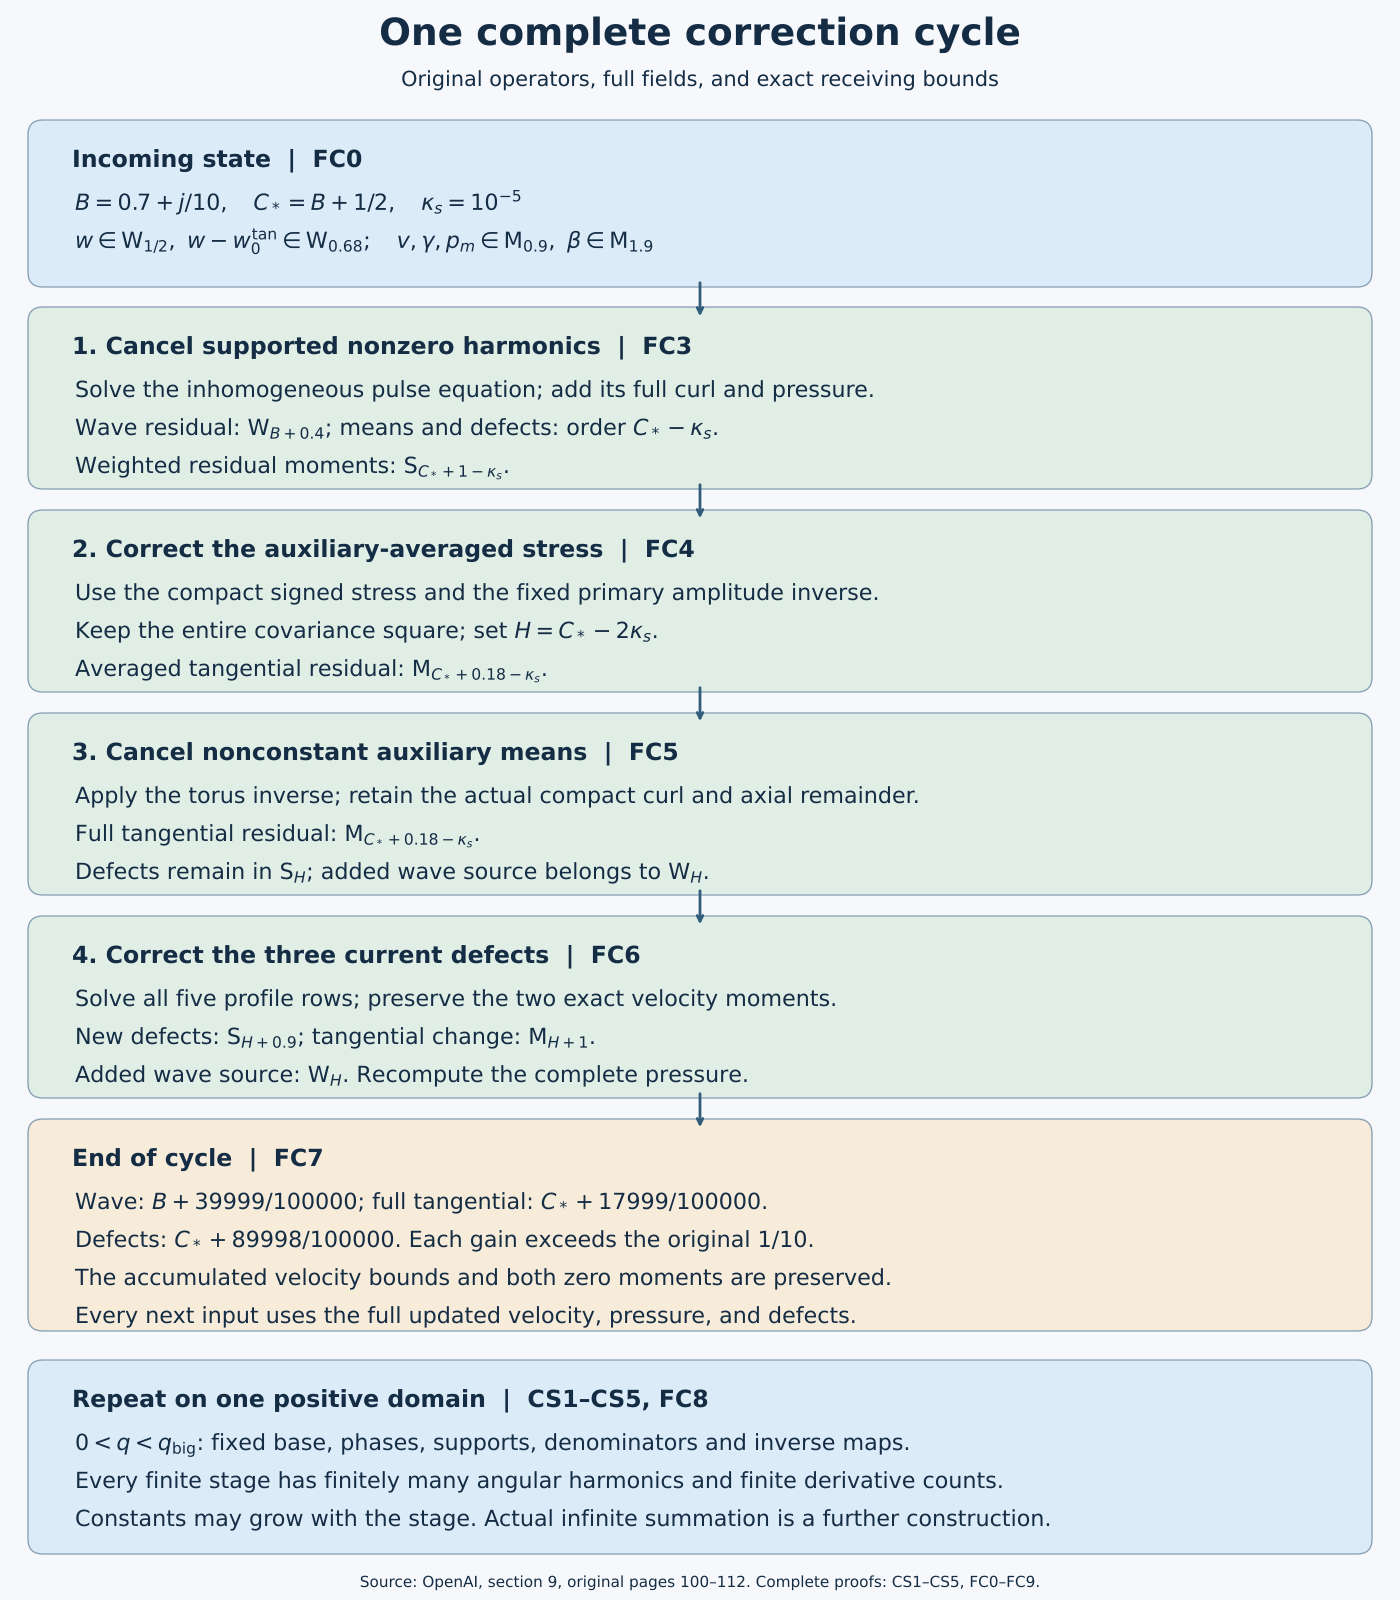

Write Python code to recreate this figure.
"""Exact finite-cycle construction, from CS1–CS5 and FC0–FC9. CC0."""
from pathlib import Path
import re
import matplotlib
matplotlib.use('Agg')
import matplotlib.pyplot as plt
from matplotlib.patches import FancyBboxPatch
P=Path(__file__).resolve().parent
plt.rcParams.update({'font.family':'DejaVu Sans','svg.fonttype':'path','mathtext.fontset':'dejavusans'})
fig,ax=plt.subplots(figsize=(14,16),dpi=100)
fig.patch.set_facecolor('#f6f8fb');ax.set_facecolor('#f6f8fb')
ax.set_xlim(0,14);ax.set_ylim(0,16);ax.axis('off')
ink='#142c44';blue='#dcebf8';green='#e0eee6';orange='#f7ebd9'
ax.text(7,15.55,'One complete correction cycle',ha='center',fontsize=27,color=ink,weight='bold')
ax.text(7,15.14,'Original operators, full fields, and exact receiving bounds',ha='center',fontsize=15,color=ink)
def box(y,h,title,lines,color):
    ax.add_patch(FancyBboxPatch((.4,y),13.2,h,boxstyle='round,pad=0.12,rounding_size=0.15',facecolor=color,edgecolor='#8aa2b5'))
    ax.text(.72,y+h-.35,title,fontsize=17,color=ink,weight='bold')
    for k,line in enumerate(lines):ax.text(.75,y+h-.78-k*.38,line,fontsize=16,color=ink)
def arrow(y):ax.annotate('',xy=(7,y-.31),xytext=(7,y+.08),arrowprops=dict(arrowstyle='->',color='#335c7b',lw=2))
box(13.25,1.43,'Incoming state  |  FC0',[
    r'$B=0.7+j/10,\quad C_*=B+1/2,\quad \kappa_s=10^{-5}$',
    r'$w\in\mathsf{W}_{1/2},\ w-w_0^{\rm tan}\in\mathsf{W}_{0.68};\quad v,\gamma,p_m\in\mathsf{M}_{0.9},\ \beta\in\mathsf{M}_{1.9}$'],blue)
arrow(13.12)
box(11.23,1.58,'1. Cancel supported nonzero harmonics  |  FC3',[
    'Solve the inhomogeneous pulse equation; add its full curl and pressure.',
    r'Wave residual: $\mathsf{W}_{B+0.4}$; means and defects: order $C_*-\kappa_s$.',
    r'Weighted residual moments: $\mathsf{S}_{C_*+1-\kappa_s}$.'],green)
arrow(11.1)
box(9.2,1.58,'2. Correct the auxiliary-averaged stress  |  FC4',[
    'Use the compact signed stress and the fixed primary amplitude inverse.',
    r'Keep the entire covariance square; set $H=C_*-2\kappa_s$.',
    r'Averaged tangential residual: $\mathsf{M}_{C_*+0.18-\kappa_s}$.'],green)
arrow(9.07)
box(7.17,1.58,'3. Cancel nonconstant auxiliary means  |  FC5',[
    'Apply the torus inverse; retain the actual compact curl and axial remainder.',
    r'Full tangential residual: $\mathsf{M}_{C_*+0.18-\kappa_s}$.',
    r'Defects remain in $\mathsf{S}_H$; added wave source belongs to $\mathsf{W}_H$.'],green)
arrow(7.04)
box(5.14,1.58,'4. Correct the three current defects  |  FC6',[
    'Solve all five profile rows; preserve the two exact velocity moments.',
    r'New defects: $\mathsf{S}_{H+0.9}$; tangential change: $\mathsf{M}_{H+1}$.',
    r'Added wave source: $\mathsf{W}_H$. Recompute the complete pressure.'],green)
arrow(5.01)
box(2.81,1.88,'End of cycle  |  FC7',[
    r'Wave: $B+39999/100000$; full tangential: $C_*+17999/100000$.',
    r'Defects: $C_*+89998/100000$. Each gain exceeds the original $1/10$.',
    'The accumulated velocity bounds and both zero moments are preserved.',
    'Every next input uses the full updated velocity, pressure, and defects.'],orange)
box(.58,1.7,'Repeat on one positive domain  |  CS1–CS5, FC8',[
    r'$0<q<q_{\rm big}$: fixed base, phases, supports, denominators and inverse maps.',
    'Every finite stage has finitely many angular harmonics and finite derivative counts.',
    'Constants may grow with the stage. Actual infinite summation is a further construction.'],blue)
ax.text(7,.13,'Source: OpenAI, section 9, original pages 100–112. Complete proofs: CS1–CS5, FC0–FC9.',ha='center',fontsize=11,color=ink)
fig.subplots_adjust(left=0,right=1,bottom=0,top=1)
fig.savefig(P/'finite-correction-cycle.svg');fig.savefig(P/'finite-correction-cycle.png');plt.close(fig)
p=P/'finite-correction-cycle.svg'
p.write_text(re.sub(r'width="1008pt" height="1152pt"','width="1400" height="1600"',p.read_text(encoding='utf8')),encoding='utf8')
